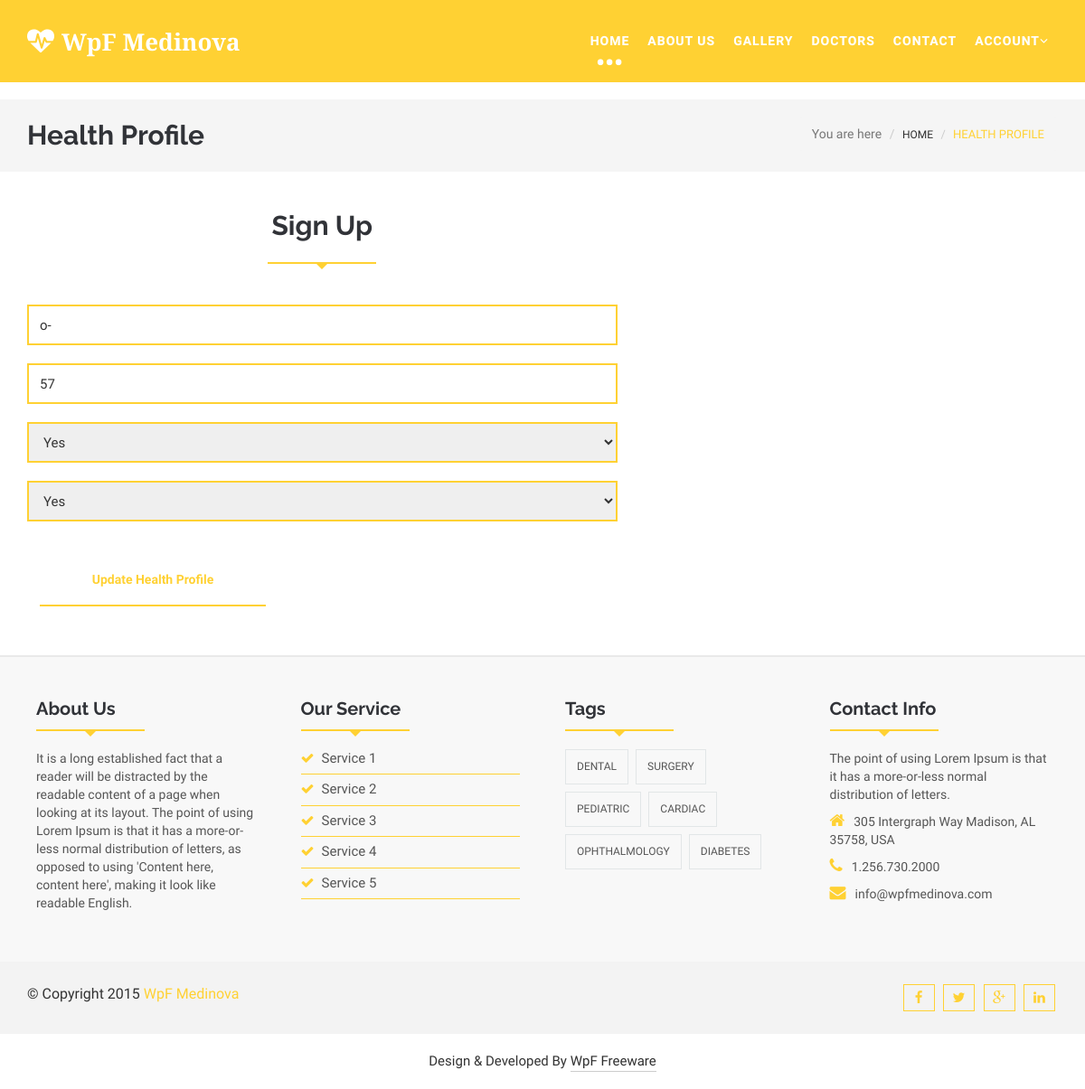
The page /health_profile/ (signed in) on the database its author committed.
### myapp/models.py (models this page shows, shortened)
class HealthProfile(models.Model):
	patient=models.ForeignKey(User, on_delete=models.CASCADE)
	blood_group=models.CharField(max_length=100)
	weight=models.CharField(max_length=100)
	diabetes=models.BooleanField(default=False)
	blood_pressure=models.BooleanField(default=False)

### myapp/views.py (the view)
# urls.py: path('health_profile/',views.health_profile,name='health_profile'),
def health_profile(request):
	health_profile=HealthProfile()
	patient=User.objects.get(email=request.session['email'])
	try:
		health_profile=HealthProfile.objects.get(patient=patient)
	except:
		pass
	if request.method=="POST":
		diabetes=request.POST['diabetes']
		if diabetes=="yes":
			flag1=True
		else:
			flag1=False
		blood_pressure=request.POST['blood_pressure']
		if blood_pressure=="yes":
			flag2=True
		else:
			flag2=False
		health_profile=HealthProfile.objects.create(
			patient=patient,
			blood_group=request.POST['blood_group'],
			weight=request.POST['weight'],
			diabetes=flag1,
			blood_pressure=flag2,
		)
		msg="Health Profile Updated successully"
		return render(request,'health_profile.html' ,{'msg':msg,'health_profile':health_profile})
	else:
		return render(request,'health_profile.html',{'health_profile':health_profile})

### myapp/templates/health_profile.html (shortened to what this page needs)
{% extends 'header.html' %}
{% load static %}
{% block content %}
<!DOCTYPE html>
<html lang="en">
  <head>
  </head>
  <body>
    <section id="blogArchive">
      <div class="row">
        <div class="col-lg-12 col-md-12">
          <div class="blog-breadcrumbs-area">
            <div class="container">
              <div class="blog-breadcrumbs-left">
                <h2>Health Profile</h2>
              </div>
              <div class="blog-breadcrumbs-right">
                <ol class="breadcrumb">
                  <li>You are here</li>
                  <li><a href="/">Home</a></li>
                  <li class="active">Health Profile</li>
                </ol>
              </div>
            </div>
          </div>
        </div>
      </div>
    </section>
    <section id="contact">
      <div class="container">
        <div class="row">
          <div class="col-lg-7 col-md-7 col-sm-6">
            <div class="contact-form">
              <div class="section-heading">
                <h2>Sign Up</h2>
                <div class="line"></div>
              </div>
              <form class="submitphoto_form" method="POST" action="{% url 'health_profile' %}">
                <input type="text" class="wp-form-control wpcf7-text" placeholder="Blood Group" name="blood_group" value="{{health_profile.blood_group}}" required>
                <input type="text" class="wp-form-control wpcf7-email" placeholder="Enter your weight" name="weight" value="{{health_profile.weight}}">
                <select class="wp-form-control wpcf7-text" name="diabetes">
                  {% if health_profile.diabetes == True %}
                  <option value="yes" selected>Yes</option>
                </select>
                 {% elif health_profile.diabetes == False %}
                  <option>---Diabetes---</option>
                  <option value="yes" >Yes</option>
                  <option value="no" selected>No</option>
                </select>
                {% else %}
                <option>---Diabetes---</option>
                  <option value="yes">Yes</option>
                  <option value="no">No</option>
                </select>
                {% endif%}
                {% if health_profile.blood_pressure == True %}
                <select class="wp-form-control wpcf7-text" name="blood_pressure">
                  <option value="yes" selected>Yes</option>
                </select>
                {% elif health_profile.blood_pressure == False %}
                <select class="wp-form-control wpcf7-text" name="blood_pressure">
                  <option>---blood pressure---</option>
                  <option value="yes">Yes</option>
                  <option value="no"selected>No</option>
                </select>
                 {% else %}
                <select class="wp-form-control wpcf7-text" name="blood_pressure">
                  <option>---blood pressure---</option>
                  <option value="yes">Yes</option>
                  <option value="no">No</option>
                </select>
                {% endif%}
               <button class="wpcf7-submit button--itzel" type="submit"><span>Update Health Profile</span></button>
              </form>
            </div>
          </div>
          </div>
        </div>
    </section>
  </body>
</html>
{% endblock %}

### myapp/static/css/themes/default-theme.css (style rules this page uses)
.scrollToTop:hover, .scrollToTop:focus,.readmore_area a::before,.sl-slider h2> strong,.sl-slider p> strong, .single-top-feature .readmore_area a span,.service-icon-effect,.service-icon .service-icon-effect:hover,.single-service>h3 a:hover,.single-service>h3 a:focus, .whyChoose-right .media-heading,.whyChoose-right .media:hover .media-icon,.doctors-nav figcaption h2, .testimonial-cotent > p span,.testimonial-nav .slick-dots li.slick-active button::before,.blog-comments-box li > h2,.blog-comments-box li span, .blog-author > ul > li a:hover,.footer-service li > a:hover,.footer-service li > a span,.contact-info > p span,.footer-copyright>p>a, .blog-breadcrumbs-right .breadcrumb > li a:hover,.blog-breadcrumbs-right .breadcrumb > .active,.blog-details blockquote::before,.blog-details blockquote::after, .sidebar-widget p>a,.sidebar-widget>ul li>a:hover,.postnav-left:hover .navg-title,.postnav-right:hover .navg-title,.author-name:hover, .similar-post .media-body a:hover,.similar-post > h2,.nav-tabs > li.active > a, .nav-tabs > li.active > a:focus, .nav-tabs > li.active > a:hover, .button--itzel .button__icon,.button--itzel > span,#myModal .modal-title, .form-submit input:hover,.error-page-area h1,.error-page-area h3 { color: #ffd133; }
.line { border-bottom: 2px solid #ffd133; background: none repeat scroll 0 0 transparent; height: 1px; margin: 0 auto 45px; padding: 5px; position: relative; width: 120px; }
.line::after, .line::before { border: medium solid transparent; content: " "; height: 0; left: 50%; pointer-events: none; position: absolute; top: 100%; width: 0; }
.line::before { border-width: 9px; margin-left: -6px; }
.line::after { border-top-color: #ffd133; border-width: 8px; margin-left: -8px; }
.testimonial-nav .slick-dots li,.blog-content .readmore_area a,.wp-form-control, .button--itzel::before,.error-page-area .readmore_area a { border: 2px solid #ffd133; }

### rows shown on the page
HealthProfile: blood_group "o-", weight "57", diabetes "Yes"
